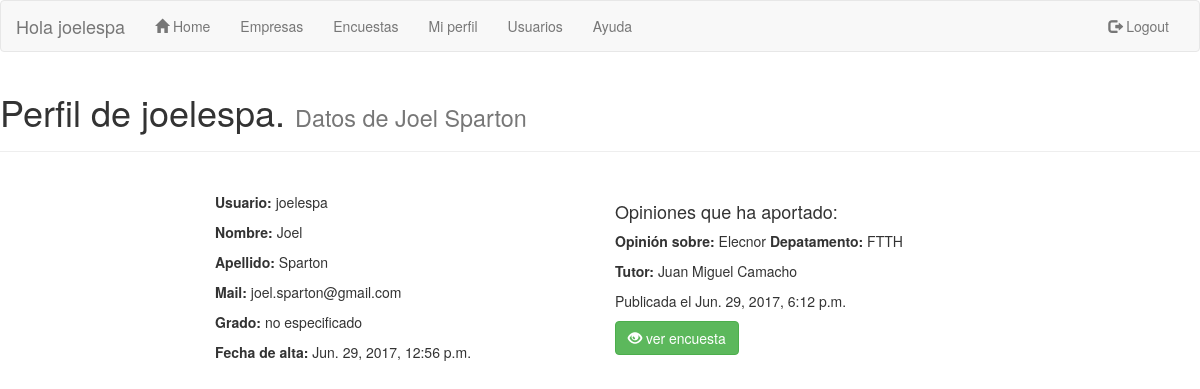
The page /usuarios/joelespa/ (signed in) on the database as committed earlier.
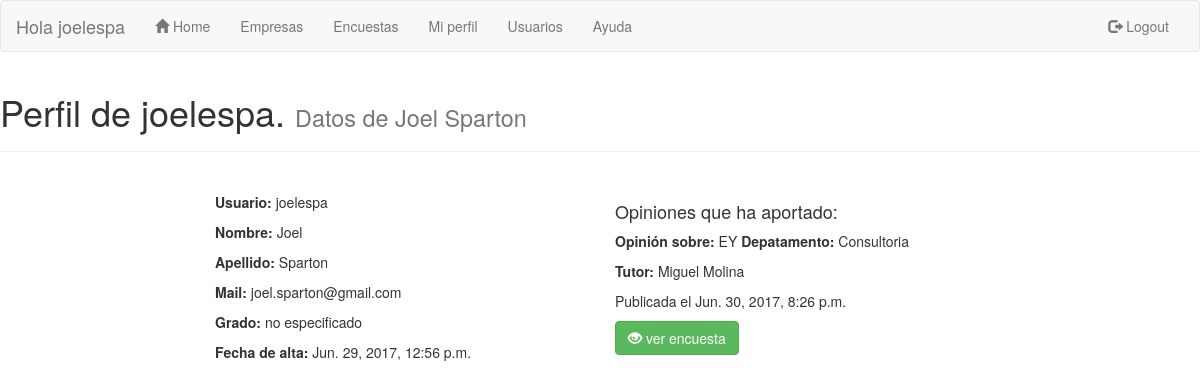
The same page on the database as committed later.
### sopa/models.py (models this page shows)
class encuestas (models.Model):
    user = models.TextField(max_length=20,null=True,blank=True,default='')
    nombre_empresa = models.TextField(max_length=30,null=True,blank=True,default='')
    tutor = models.TextField(max_length=20,null=True,blank=True,default='')
    departamento = models.TextField(max_length=20,null=True,blank=True,default='')
    id_encuesta = models.IntegerField(null=True,blank=True,default='0')
    created_date = models.DateTimeField(default=timezone.now)
    pf1 = models.TextField(max_length=20,null=True,blank=True,default='')
    pf11 = models.TextField(max_length=20,null=True,blank=True,default='')
    pf2 = models.TextField(max_length=20,null=True,blank=True,default='')
    pf22 = models.TextField(max_length=20,null=True,blank=True,default='')
    pb1 = models.TextField(max_length=20,null=True,blank=True,default='')
    pb2 = models.TextField(max_length=20,null=True,blank=True,default='')
    pb3 = models.TextField(max_length=20,null=True,blank=True,default='')
    pb4 = models.TextField(max_length=20,null=True,blank=True,default='')
    ps1 = models.TextField(max_length=20,null=True,blank=True,default='')
    ps2 = models.TextField(max_length=20,null=True,blank=True,default='')
    ps3 = models.TextField(max_length=20,null=True,blank=True,default='')
    ps4 = models.TextField(max_length=20,null=True,blank=True,default='')
    ps5 = models.TextField(max_length=20,null=True,blank=True,default='')
    ps6 = models.TextField(max_length=20,null=True,blank=True,default='')
    ps7 = models.TextField(max_length=20,null=True,blank=True,default='')
    pa1 = models.TextField(max_length=20,null=True,blank=True,default='')
    pa2 = models.TextField(max_length=20,null=True,blank=True,default='')
    nota = models.IntegerField(null=True,blank=True,default='0')

### sopa/views.py (the view)
# urls.py: url(r'^usuarios/(?P<u>.+)/$', views.detalle_usuario, name='detalle_usuarios'),
@login_required
def detalle_usuario(request, u):
    usuario = get_object_or_404(usuarios, username = u)
    try:
        grado = grados.objects.get(id_grado=usuario.id_grado)
    except ObjectDoesNotExist:
        grado = "no especificado"
    print (grado)
    hayopiniones = encuestas.objects.filter(user = usuario)
    if hayopiniones:
        aux=""
        opiniones = hayopiniones
    else:
        aux="No ha añadido opiniones"
        opiniones = ""
    return render(request, 'sopa/detalle_usuario.html', {'titulo': 'Detalle de usuario' ,'usuario' : usuario, 'grado' : grado, 'opiniones' : opiniones, 'aux':aux})

### sopa/templates/sopa/detalle_usuario.html (shortened to what this page needs)
{% extends "sopa/index.html" %}
{% block content %}
<div class="page-header">
  <h1>Perfil de {{usuario.username}}. <small>Datos de {{usuario.first_name}} {{usuario.last_name}}</small></h1>
</div>
<br>
<div class ="col-md-4 col-md-offset-2">
<p><b> Usuario:</b> {{usuario.username}} </p>
<p><b> Nombre:</b> {{usuario.first_name}} </p>
<p><b> Apellido:</b> {{usuario.last_name}} </p>
<p><b> Mail:</b> {{usuario.email}} </p>
<p><b> Grado:</b> {{grado}}{{grado.nombre_grado}} </p>
<p><b> Fecha de alta:</b> {{usuario.date_joined}}</p>
</div>
<div class ="col-md-4" >
  <h4> Opiniones que ha aportado: </h4>
  {%for op in opiniones%}
  <p><b>Opinión sobre:</b> {{op.nombre_empresa}} <b>Depatamento:</b> {{op.departamento}}</p>
  <p><b> Tutor:</b> {{op.tutor}}</p>
  <p>Publicada el {{op.created_date}}</p>
  <p><a href='/encuesta/detalle/{{op.pk}}' class="btn btn-success" role="button">
    <span class="glyphicon glyphicon-eye-open" aria-hidden="true"></span>    ver encuesta</a></p>
<br>
  {% endfor %}
</div>
{% endblock content %}

Rows that differ between the two databases and show on the page:
removed encuestas: nombre_empresa "Elecnor", departamento "FTTH", tutor "Juan Miguel Camacho", created_date "Jun. 29, 2017, 6:12 p.m."
added encuestas: nombre_empresa "EY", departamento "Consultoria", tutor "Miguel Molina", created_date "Jun. 30, 2017, 8:26 p.m."
